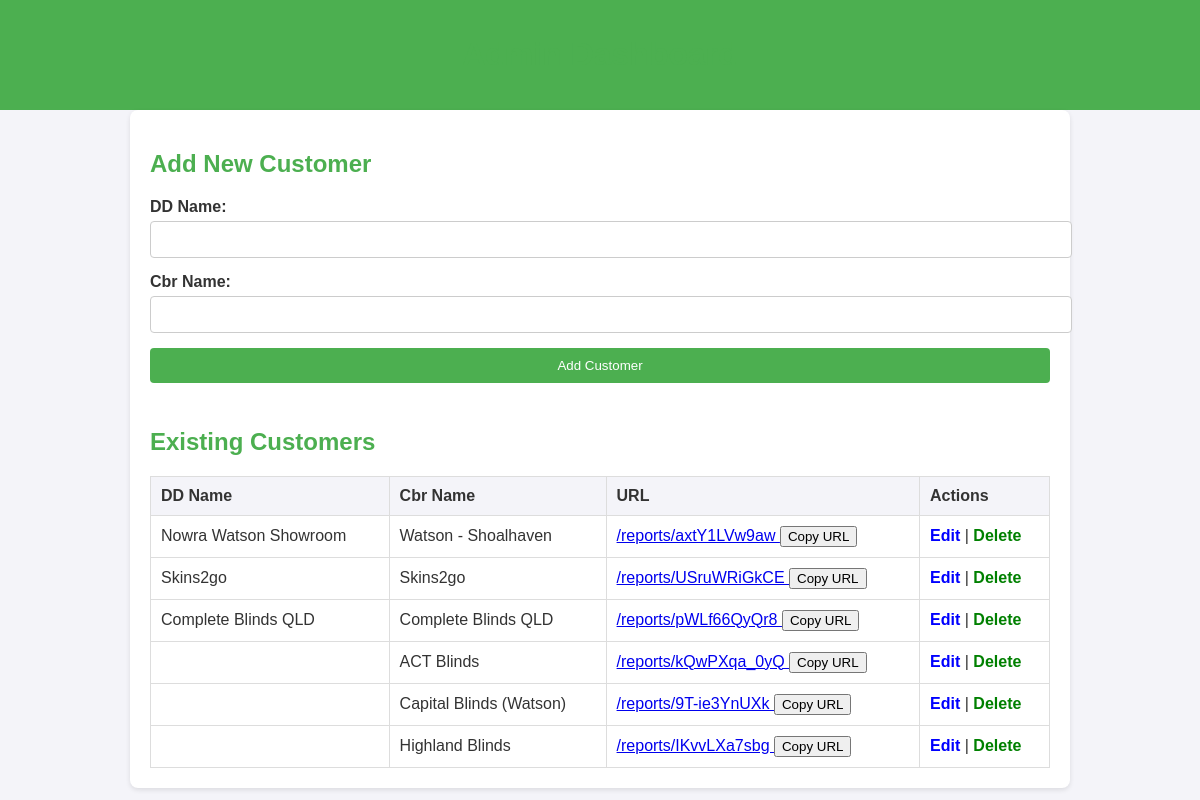
The page /admin on the database its author committed.
### tables this page shows
CREATE TABLE customers (
                        id INTEGER PRIMARY KEY AUTOINCREMENT,
                        dd_name TEXT,
                        cbr_name TEXT,
                        obfuscated_id TEXT NOT NULL UNIQUE
                    );

### app.py (the view, shortened to what this page needs)
@app.route('/admin', methods=['GET', 'POST'])
def admin():
    customers = query_db("SELECT id, dd_name, cbr_name, obfuscated_id FROM customers")
    return render_template('admin.html', customers=customers)

### app.py (called while the page is built)
def query_db(query, args=(), one=False):
    with sqlite3.connect(DB_PATH) as conn:
        cur = conn.cursor()
        cur.execute(query, args)
        rv = cur.fetchall()
        conn.commit()
        return (rv[0] if rv else None) if one else rv

### templates/admin.html (shortened to what this page needs)
<!DOCTYPE html>
<html lang="en">
<head>
</head>
<body>
<header>
    <h1>Admin Dashboard</h1>
</header>
<main>
    <h2>Add New Customer</h2>
    <form method="post" id="customerForm">
        <label for="dd_name">DD Name:</label>
        <input type="text" id="dd_name" name="dd_name">
        <label for="cbr_name">Cbr Name:</label>
        <input type="text" id="cbr_name" name="cbr_name">
        <button type="submit">Add Customer</button>
    </form>
    <h2>Existing Customers</h2>
    <table>
        <thead>
            <tr>
                <th>DD Name</th>
                <th>Cbr Name</th>
                <th>URL</th>
                <th>Actions</th>
            </tr>
        </thead>
        <tbody>
            {% for customer in customers %}
            <tr>
                <td>{{ customer[1] }}</td>
                <td>{{ customer[2] }}</td>
                <td>
                    <a href="{{ url_for('show_report', obfuscated_id=customer[3]) }}" id="url-{{ loop.index }}">
                        {{ url_for('show_report', obfuscated_id=customer[3]) }}
                    </a>
                    <button onclick="copyToClipboard('{{ url_for('show_report', obfuscated_id=customer[3]) }}', this)">Copy URL</button>
                </td>
                <td class="actions">
                    <a href="{{ url_for('edit_customer', customer_id=customer[0]) }}" style="color: blue; font-weight: bold;">Edit</a> |
                    <a href="{{ url_for('delete_customer', customer_id=customer[0]) }}"
                       onclick="return confirm('Are you sure you want to delete {{ customer[1] }}?');"
                       style="color: green; font-weight: bold;">
                       Delete
                    </a>
                </td>
            </tr>
            {% endfor %}
        </tbody>
    </table>
</main>
</body>
</html>

### templates/admin.html (style rules this page uses)
body { font-family: Arial, sans-serif; margin: 0; padding: 0; background-color: #f4f4f9; color: #333; }
header { background-color: #4CAF50; color: white; padding: 15px 20px; text-align: center; }
main { padding: 20px; max-width: 900px; margin: 0 auto; background-color: white; border-radius: 8px; box-shadow: 0 2px 5px rgba(0, 0, 0, 0.1); }
h1, h2 { color: #4CAF50; }
form { margin-bottom: 30px; }
form label { display: block; margin-bottom: 5px; font-weight: bold; }
form input, form button { width: 100%; padding: 10px; margin-bottom: 15px; border: 1px solid #ccc; border-radius: 4px; }
form button { background-color: #4CAF50; color: white; border: none; cursor: pointer; }
table { width: 100%; border-collapse: collapse; margin-top: 20px; }
table, th, td { border: 1px solid #ddd; }
table td { max-width: 250px; overflow-wrap: anywhere; }
th, td { padding: 10px; text-align: left; }
th { background-color: #f4f4f9; }
.actions a { text-decoration: none; color: #4CAF50; font-weight: bold; }

### rows shown on the page
customers: dd_name "Nowra Watson Showroom", cbr_name "Watson - Shoalhaven", obfuscated "/reports/axtY1LVw9aw"
customers: dd_name "Skins2go", cbr_name "Skins2go", obfuscated "/reports/USruWRiGkCE"
customers: dd_name "Complete Blinds QLD", cbr_name "Complete Blinds QLD", obfuscated "/reports/pWLf66QyQr8"
customers: cbr_name "ACT Blinds", obfuscated "/reports/kQwPXqa_0yQ"
customers: cbr_name "Capital Blinds (Watson)", obfuscated "/reports/9T-ie3YnUXk"
customers: cbr_name "Highland Blinds", obfuscated "/reports/IKvvLXa7sbg"
